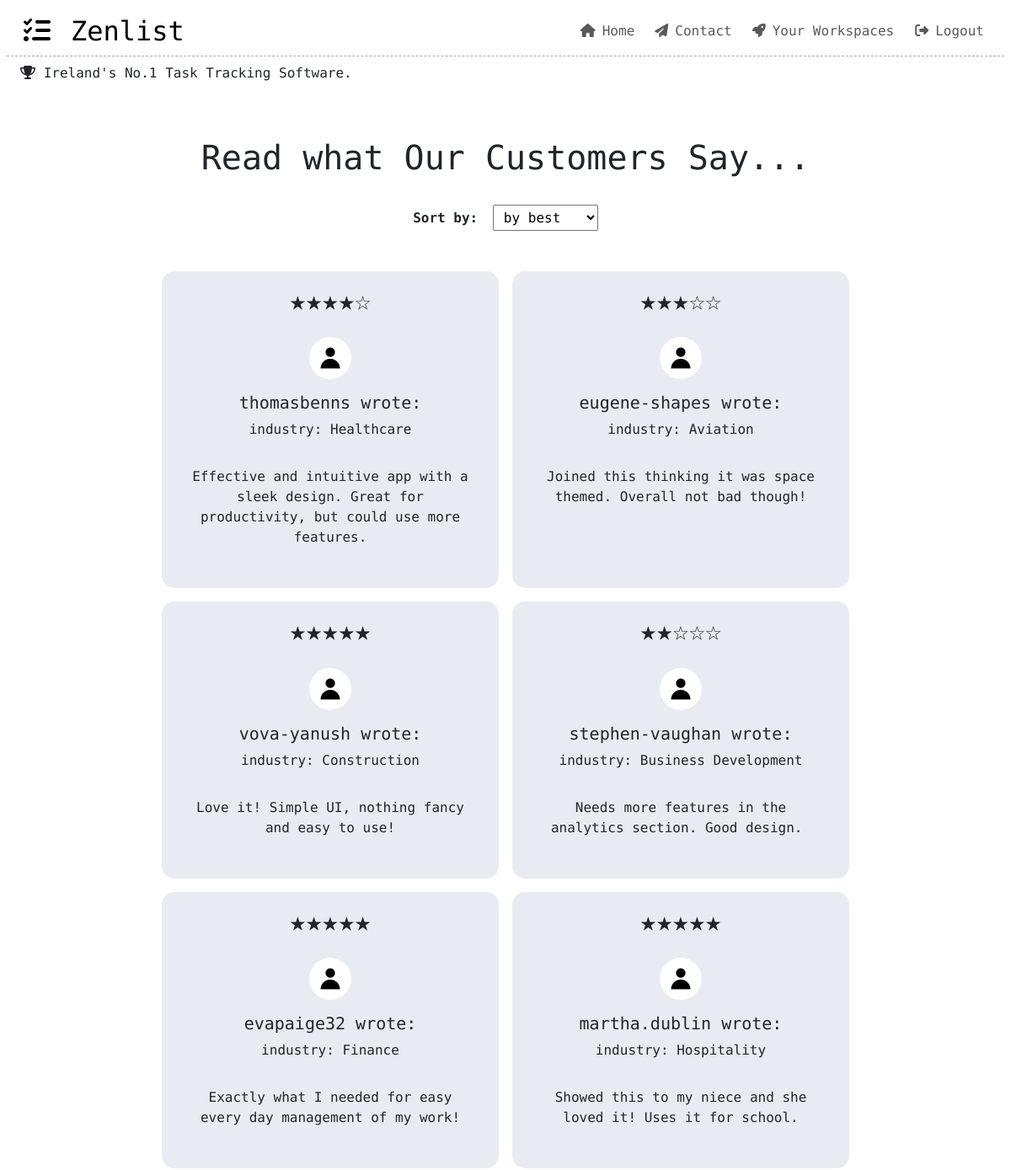
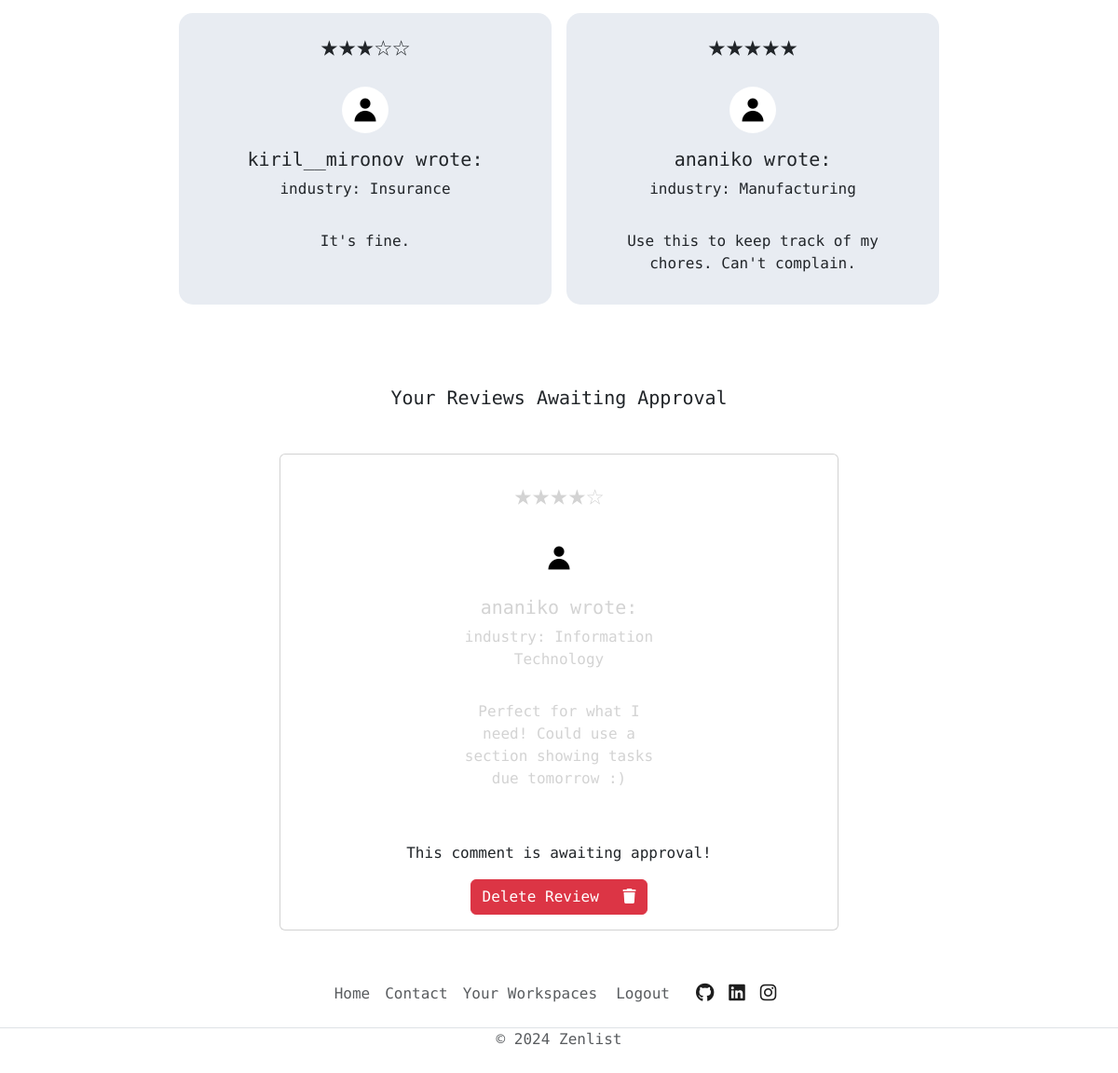
Screenshot of /reviews/ (signed in) with the database file from the repository (2 pictures, top to bottom).
### scrum/models.py (models this page shows, shortened)
class Review(models.Model):
    author = models.ForeignKey(
        User,
        on_delete=models.CASCADE,
        related_name="reviewer"
    )
    job_industry = models.CharField(
        choices=INDUSTRY,
        default='other',
        max_length=22
    )
    rating = models.CharField(
        choices=STARS,
        default='no rating',
        max_length=5
    )
    review = models.TextField(max_length=120)
    reviewed_on = models.DateField(auto_now_add=True)
    approved = models.BooleanField(default=False)

### scrum/views.py (the view)
# urls.py: path('reviews/', Zenlist_Reviews, name='reviews'),
def Zenlist_Reviews(request):
    all_reviews = Review.objects.all()
    best_reviews = Review.objects.filter(rating__icontains='★★★')
    five_star = Review.objects.filter(rating='★★★★★')
    four_star = Review.objects.filter(rating='★★★★☆')
    three_star = Review.objects.filter(rating='★★★☆☆')
    two_star = Review.objects.filter(rating='★★☆☆☆')
    one_star = Review.objects.filter(rating='★☆☆☆☆')
    user_reviews = Review.objects.filter(
        author=request.user.id,
        approved=False
    )
    if request.method == 'POST':
        reviewForm = ReviewForm(data=request.POST)
        if reviewForm.is_valid:
            review = reviewForm.save(commit=False)
            review.author = request.user
            review.approved = False
            reviewForm.save()
            messages.add_message(
                request, messages.SUCCESS,
                '''Thanks for your review! Our administrators will
                review your submission within 2 business days.'''
            )
            return redirect('hello')
        else:
            messages.add_message(
                request, messages.SUCCESS,
                '''There was an issue while trying to submit your review.
                Please try again in a few mins.
                If the issue persists, please contact us using our dedicated
                contact page.'''
            )
    else:
        reviewForm = ReviewForm()
        context = {
            'reviews': all_reviews,
            'one_star': one_star,
            'two_star': two_star,
            'three_star': three_star,
            'four_star': four_star,
            'five_star': five_star,
            'user_reviews': user_reviews,
            'best_reviews': best_reviews,
            'reviewForm': reviewForm,
        }
    return render(
        request,
        "scrum/reviews.html",
        context
    )

### scrum/forms.py
class ReviewForm(forms.ModelForm):
    class Meta:
        model = Review
        fields = ('job_industry', 'rating', 'review',)
        labels = {
            'job_industry' : 'Your Industry',
            'rating' : 'How did we do?',
            'review' : 'Share Your Thoughts (max 120 characters)'
        }

### scrum/templates/scrum/reviews.html (shortened to what this page needs)
{% extends "base.html" %}
{% load static %}
{% block content %}
{% if reviews %}
<div class="container full-width d-flex flex-column mt-3 mx-0">
    <div class="heading-container d-flex flex-column align-items-center justify-content-center mb-4 text-center">
        <h1>Read what Our Customers Say...</h1>
        <div class="select-filter my-4">
            <label for="review-filter" class="me-2"><strong>Sort by:</strong></label>
            <select name="review-filter" class="px-2 py-1" id="review-filter">
            <option value="by best">by best</option>
            </select>
        </div>
    </div>
    <div class="row d-flex justify-content-center" id="review-box">
        {% for review in reviews %}
        {% if review.approved %}
        <div class="card col-md-4 col-sm-12 mb-3 mx-2 zenlist-review" data-reviewedOn="{{review.reviewed_on}}" data-highestRate="{{review.rating}}" data-review-id="{{review.id}}">
            <div class="card-body">
                <div class="author-review mb-3 text-center">
                    <h2 class="star-rating">{{review.rating}}</h2>
                    <div class="author-profile d-flex mb-3 d-flex flex-column align-items-center">
                        <img class="card-img-top profile-image m-3" src="{% static 'images/default_profile_image.jpg' %}" alt="author profile picture">
                        <div class="author-personal">
                            <p class="h5 author-bio">{{review.author}} wrote:</p>
                            <p class="author-industry">industry: {{review.job_industry}}</p>
                        </div>
                    </div>
                    <div class="main-review-content d-flex align-items-start justify-content-center">
                        <div>{{review.review | safe}}</div>
                    </div>
                </div>
            </div>
        </div>
        {% endif %}
        {% endfor %}
    </div>
    {% if user_reviews %}
    <div class="row  d-flex justify-content-around align-items-center">
        <h5 class="my-5 pt-4 text-center">Your Reviews Awaiting Approval</h5>
        {% for review in user_reviews %}
        {% if not review.approved %}
        <div class="card col-md-6 col-sm-12 mb-3 mx-2">
            <div class="card-body user_reviews d-flex flex-column align-items-center justify-content-center">
                <div class="col-md-6 col-sm-12 {% if review.author == request.user and not review.approved %}faded
                {% endif %}zenlist-review-user mb-3 mx-2 px-4 py-2">
                    <div class="author-review mb-3 text-center">
                        <h2 class="star-rating">{{review.rating}}</h2>
                        <div class="author-profile d-flex mb-3 d-flex flex-column align-items-center">
                            <img class="card-img-top profile-image m-3" src="{% static 'images/default_profile_image.jpg' %}" alt="author profile picture">
                            <div class="author-personal">
                                <h5 class="author-bio">{{review.author}} wrote:</h5>
                                <p class="author-industry">industry: {{review.job_industry}}</p>
                            </div>
                        </div>
                        <div class="main-review-content d-flex align-items-start justify-content-center">
                            <div>{{review.review | safe}}</div>
                        </div>
                    </div>
                </div>
                <p>This comment is awaiting approval!</p>
                <button type="button" data-review-id="{{review.id}}" class="btn btn-danger btn-delete">
                    Delete Review
                    <i class="fa-solid fa-trash ms-3"></i>
                </button>
            </div>
        </div>
        {% endif %}
        {% endfor %}
    </div>
    {% endif %}
</div>
{% endif %}
{% endblock %}

### static/css/style.css (style rules this page uses)
.profile-image { width: 50px; height: 50px; border-radius: 50%; }
body { font-family: "Source Code Pro", monospace; font-weight: 400; font-style: normal; }
.full-width { min-width: 100%; }
.zenlist-review { background-color: rgb(232, 236, 242); border-radius: 15px; outline: none; border: none; }
.faded { color: lightgray; }

### rows the page displays
Review: rating "★★★★☆", author "thomasbenns", job_industry "Healthcare", review "Effective and intuitive app with a sleek design. Great for productivity, but could use more features."
Review: rating "★★★☆☆", author "eugene-shapes", job_industry "Aviation", review "Joined this thinking it was space themed. Overall not bad though!"
Review: rating "★★★★★", author "vova-yanush", job_industry "Construction", review "Love it! Simple UI, nothing fancy and easy to use!"
Review: rating "★★☆☆☆", author "stephen-vaughan", job_industry "Business Development", review "Needs more features in the analytics section. Good design."
Review: rating "★★★★★", author "evapaige32", job_industry "Finance", review "Exactly what I needed for easy every day management of my work!"
Review: rating "★★★★★", author "martha.dublin", job_industry "Hospitality", review "Showed this to my niece and she loved it! Uses it for school."
Review: rating "★★★☆☆", author "kiril__mironov", job_industry "Insurance", review "It's fine."
Review: rating "★★★★★", author "ananiko", job_industry "Manufacturing", review "Use this to keep track of my chores. Can't complain."
Review: rating "★★★★☆", author "ananiko", job_industry "Information Technology", review "Perfect for what I need! Could use a section showing tasks due tomorrow :)"
